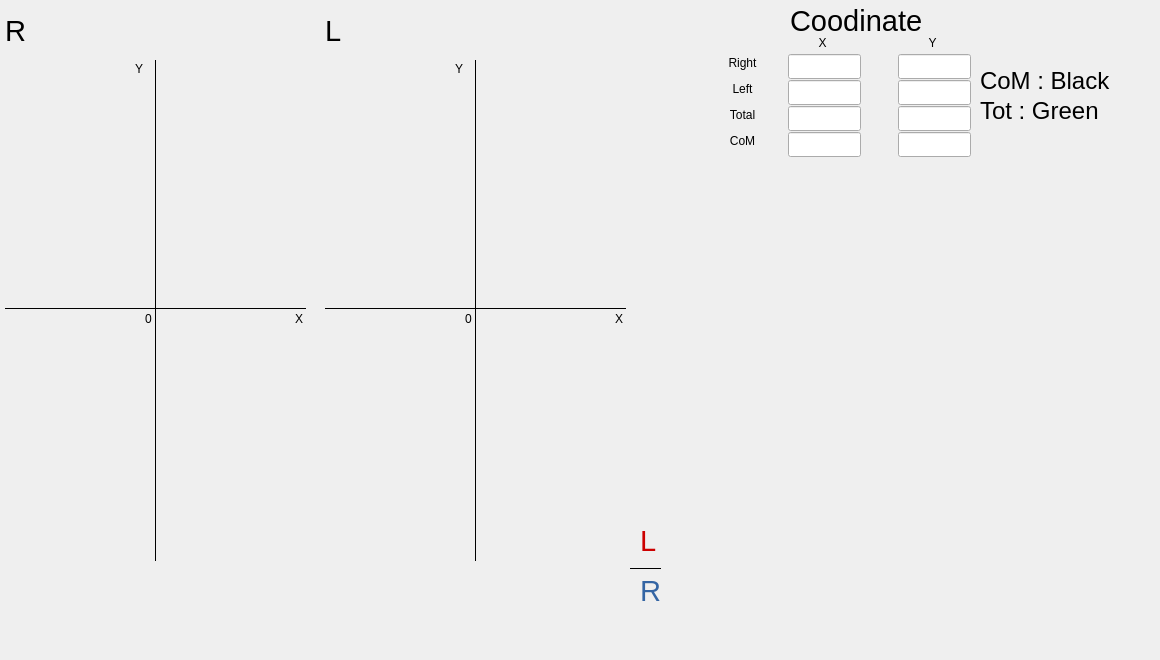
    <widget class="QWidget" name="tab">
     <attribute name="title">
      <string>Coordinate</string>
     </attribute>
     <widget class="QLabel" name="Right_foot_image">
      <property name="geometry">
       <rect>
        <x>80</x>
        <y>184</y>
        <width>151</width>
        <height>251</height>
       </rect>
      </property>
      <property name="frameShape">
       <enum>QFrame::NoFrame</enum>
      </property>
      <property name="text">
       <string/>
      </property>
     </widget>
     <widget class="QLineEdit" name="R_X_Coordinate">
      <property name="geometry">
       <rect>
        <x>788</x>
        <y>54</y>
        <width>73</width>
        <height>25</height>
       </rect>
      </property>
     </widget>
     <widget class="QLabel" name="label_23">
      <property name="geometry">
       <rect>
        <x>718</x>
        <y>54</y>
        <width>49</width>
        <height>17</height>
       </rect>
      </property>
      <property name="text">
       <string>Right</string>
      </property>
      <property name="alignment">
       <set>Qt::AlignCenter</set>
      </property>
     </widget>
     <widget class="QLineEdit" name="T_X_Coordinate">
      <property name="geometry">
       <rect>
        <x>788</x>
        <y>106</y>
        <width>73</width>
        <height>25</height>
       </rect>
      </property>
     </widget>
     <widget class="QLabel" name="label_20">
      <property name="geometry">
       <rect>
        <x>718</x>
        <y>106</y>
        <width>49</width>
        <height>17</height>
       </rect>
      </property>
      <property name="text">
       <string>Total</string>
      </property>
      <property name="alignment">
       <set>Qt::AlignCenter</set>
      </property>
     </widget>
     <widget class="QLineEdit" name="L_X_Coordinate">
      <property name="geometry">
       <rect>
        <x>788</x>
        <y>80</y>
        <width>73</width>
        <height>25</height>
       </rect>
      </property>
     </widget>
     <widget class="QLabel" name="label_21">
      <property name="geometry">
       <rect>
        <x>718</x>
        <y>80</y>
        <width>49</width>
        <height>17</height>
       </rect>
      </property>
      <property name="text">
       <string>Left</string>
      </property>
      <property name="alignment">
       <set>Qt::AlignCenter</set>
      </property>
     </widget>
     <widget class="QLabel" name="label_22">
      <property name="geometry">
       <rect>
        <x>790</x>
        <y>0</y>
        <width>171</width>
        <height>41</height>
       </rect>
      </property>
      <property name="font">
       <font>
        <pointsize>22</pointsize>
       </font>
      </property>
      <property name="text">
       <string>Coodinate</string>
      </property>
     </widget>
     <widget class="QLabel" name="label_24">
      <property name="geometry">
       <rect>
        <x>798</x>
        <y>34</y>
        <width>49</width>
        <height>17</height>
       </rect>
      </property>
      <property name="text">
       <string>X</string>
      </property>
      <property name="alignment">
       <set>Qt::AlignCenter</set>
      </property>
     </widget>
     <widget class="QLabel" name="label_37">
      <property name="geometry">
       <rect>
        <x>908</x>
        <y>34</y>
        <width>49</width>
        <height>17</height>
       </rect>
      </property>
      <property name="text">
       <string>Y</string>
      </property>
      <property name="alignment">
       <set>Qt::AlignCenter</set>
      </property>
     </widget>
     <widget class="QLineEdit" name="R_Y_Coordinate">
      <property name="geometry">
       <rect>
        <x>898</x>
        <y>54</y>
        <width>73</width>
        <height>25</height>
       </rect>
      </property>
     </widget>
     <widget class="QLineEdit" name="L_Y_Coordinate">
      <property name="geometry">
       <rect>
        <x>898</x>
        <y>80</y>
        <width>73</width>
        <height>25</height>
       </rect>
      </property>
     </widget>
     <widget class="QLineEdit" name="T_Y_Coordinate">
      <property name="geometry">
       <rect>
        <x>898</x>
        <y>106</y>
        <width>73</width>
        <height>25</height>
       </rect>
      </property>
     </widget>
     <widget class="QLabel" name="label_38">
      <property name="geometry">
       <rect>
        <x>5</x>
        <y>10</y>
        <width>171</width>
        <height>41</height>
       </rect>
      </property>
      <property name="font">
       <font>
        <pointsize>22</pointsize>
       </font>
      </property>
      <property name="text">
       <string>R</string>
      </property>
     </widget>
     <widget class="QLabel" name="label_39">
      <property name="geometry">
       <rect>
        <x>325</x>
        <y>10</y>
        <width>31</width>
        <height>41</height>
       </rect>
      </property>
      <property name="font">
       <font>
        <pointsize>22</pointsize>
       </font>
      </property>
      <property name="text">
       <string>L</string>
      </property>
     </widget>
     <widget class="Line" name="line">
      <property name="geometry">
       <rect>
        <x>125</x>
        <y>60</y>
        <width>61</width>
        <height>501</height>
       </rect>
      </property>
      <property name="frameShadow">
       <enum>QFrame::Plain</enum>
      </property>
      <property name="orientation">
       <enum>Qt::Vertical</enum>
      </property>
     </widget>
     <widget class="Line" name="line_2">
      <property name="geometry">
       <rect>
        <x>5</x>
        <y>300</y>
        <width>301</width>
        <height>16</height>
       </rect>
      </property>
      <property name="frameShadow">
       <enum>QFrame::Plain</enum>
      </property>
      <property name="orientation">
       <enum>Qt::Horizontal</enum>
      </property>
     </widget>
     <widget class="Line" name="line_3">
      <property name="geometry">
       <rect>
        <x>325</x>
        <y>300</y>
        <width>301</width>
        <height>16</height>
       </rect>
      </property>
      <property name="frameShadow">
       <enum>QFrame::Plain</enum>
      </property>
      <property name="orientation">
       <enum>Qt::Horizontal</enum>
      </property>
     </widget>
     <widget class="Line" name="line_4">
      <property name="geometry">
       <rect>
        <x>445</x>
        <y>60</y>
        <width>61</width>
        <height>501</height>
       </rect>
      </property>
      <property name="frameShadow">
       <enum>QFrame::Plain</enum>
      </property>
      <property name="orientation">
       <enum>Qt::Vertical</enum>
      </property>
     </widget>
     <widget class="QLabel" name="label_40">
      <property name="geometry">
       <rect>
        <x>465</x>
        <y>310</y>
        <width>16</width>
        <height>17</height>
       </rect>
      </property>
      <property name="text">
       <string>0</string>
      </property>
     </widget>
     <widget class="QLabel" name="label_41">
      <property name="geometry">
       <rect>
        <x>145</x>
        <y>310</y>
        <width>16</width>
        <height>17</height>
       </rect>
      </property>
      <property name="text">
       <string>0</string>
      </property>
     </widget>
     <widget class="QLabel" name="label_42">
      <property name="geometry">
       <rect>
        <x>295</x>
        <y>310</y>
        <width>16</width>
        <height>17</height>
       </rect>
      </property>
      <property name="text">
       <string>X</string>
      </property>
     </widget>
     <widget class="QLabel" name="label_43">
      <property name="geometry">
       <rect>
        <x>135</x>
        <y>60</y>
        <width>16</width>
        <height>17</height>
       </rect>
      </property>
      <property name="text">
       <string>Y</string>
      </property>
     </widget>
     <widget class="QLabel" name="label_44">
      <property name="geometry">
       <rect>
        <x>455</x>
        <y>60</y>
        <width>16</width>
        <height>17</height>
       </rect>
      </property>
      <property name="text">
       <string>Y</string>
      </property>
     </widget>
     <widget class="QLabel" name="label_45">
      <property name="geometry">
       <rect>
        <x>615</x>
        <y>310</y>
        <width>16</width>
        <height>17</height>
       </rect>
      </property>
      <property name="text">
       <string>X</string>
      </property>
     </widget>
     <widget class="QLabel" name="Total_foot_image">
      <property name="geometry">
       <rect>
        <x>710</x>
        <y>240</y>
        <width>321</width>
        <height>201</height>
       </rect>
      </property>
      <property name="frameShape">
       <enum>QFrame::NoFrame</enum>
      </property>
      <property name="text">
       <string/>
      </property>
     </widget>
     <widget class="QCustomPlot" name="customPlot" native="true">
      <property name="geometry">
       <rect>
        <x>660</x>
        <y>500</y>
        <width>401</width>
        <height>151</height>
       </rect>
      </property>
     </widget>
     <widget class="QLabel" name="back_ground_1">
      <property name="geometry">
       <rect>
        <x>5</x>
        <y>60</y>
        <width>301</width>
        <height>501</height>
       </rect>
      </property>
      <property name="frameShape">
       <enum>QFrame::NoFrame</enum>
      </property>
      <property name="text">
       <string/>
      </property>
     </widget>
     <widget class="QLabel" name="Left_foot_image">
      <property name="geometry">
       <rect>
        <x>400</x>
        <y>184</y>
        <width>151</width>
        <height>251</height>
       </rect>
      </property>
      <property name="frameShape">
       <enum>QFrame::NoFrame</enum>
      </property>
      <property name="text">
       <string/>
      </property>
     </widget>
     <widget class="QLabel" name="back_ground_2">
      <property name="geometry">
       <rect>
        <x>325</x>
        <y>60</y>
        <width>301</width>
        <height>501</height>
       </rect>
      </property>
      <property name="frameShape">
       <enum>QFrame::NoFrame</enum>
      </property>
      <property name="text">
       <string/>
      </property>
     </widget>
     <widget class="QLabel" name="back_ground_3">
      <property name="geometry">
       <rect>
        <x>630</x>
        <y>190</y>
        <width>481</width>
        <height>301</height>
       </rect>
      </property>
      <property name="frameShape">
       <enum>QFrame::NoFrame</enum>
      </property>
      <property name="text">
       <string/>
      </property>
     </widget>
     <widget class="QLineEdit" name="COM_X_Coordinate">
      <property name="geometry">
       <rect>
        <x>788</x>
        <y>132</y>
        <width>73</width>
        <height>25</height>
       </rect>
      </property>
     </widget>
     <widget class="QLineEdit" name="COM_Y_Coordinate">
      <property name="geometry">
       <rect>
        <x>898</x>
        <y>132</y>
        <width>73</width>
        <height>25</height>
       </rect>
      </property>
     </widget>
     <widget class="QLabel" name="label_46">
      <property name="geometry">
       <rect>
        <x>718</x>
        <y>132</y>
        <width>49</width>
        <height>17</height>
       </rect>
      </property>
      <property name="text">
       <string>CoM</string>
      </property>
      <property name="alignment">
       <set>Qt::AlignCenter</set>
      </property>
     </widget>
     <widget class="QLabel" name="label_47">
      <property name="geometry">
       <rect>
        <x>980</x>
        <y>60</y>
        <width>171</width>
        <height>41</height>
       </rect>
      </property>
      <property name="font">
       <font>
        <pointsize>18</pointsize>
       </font>
      </property>
      <property name="text">
       <string>CoM : Black</string>
      </property>
     </widget>
     <widget class="QLabel" name="label_48">
      <property name="geometry">
       <rect>
        <x>980</x>
        <y>90</y>
        <width>171</width>
        <height>41</height>
       </rect>
      </property>
      <property name="font">
       <font>
        <pointsize>18</pointsize>
       </font>
      </property>
      <property name="text">
       <string>Tot : Green</string>
      </property>
     </widget>
     <widget class="QLabel" name="label_49">
      <property name="geometry">
       <rect>
        <x>640</x>
        <y>520</y>
        <width>16</width>
        <height>41</height>
       </rect>
      </property>
      <property name="palette">
       <palette>
        <active>
         <colorrole role="WindowText">
          <brush brushstyle="SolidPattern">
           <color alpha="255">
            <red>204</red>
            <green>0</green>
            <blue>0</blue>
           </color>
          </brush>
         </colorrole>
         <colorrole role="Text">
          <brush brushstyle="SolidPattern">
           <color alpha="255">
            <red>0</red>
            <green>0</green>
            <blue>0</blue>
           </color>
          </brush>
         </colorrole>
        </active>
        <inactive>
         <colorrole role="WindowText">
          <brush brushstyle="SolidPattern">
           <color alpha="255">
            <red>204</red>
            <green>0</green>
            <blue>0</blue>
           </color>
          </brush>
         </colorrole>
         <colorrole role="Text">
          <brush brushstyle="SolidPattern">
           <color alpha="255">
            <red>0</red>
            <green>0</green>
            <blue>0</blue>
           </color>
          </brush>
         </colorrole>
        </inactive>
        <disabled>
         <colorrole role="WindowText">
          <brush brushstyle="SolidPattern">
           <color alpha="255">
            <red>190</red>
            <green>190</green>
            <blue>190</blue>
           </color>
          </brush>
         </colorrole>
         <colorrole role="Text">
          <brush brushstyle="SolidPattern">
           <color alpha="255">
            <red>190</red>
            <green>190</green>
            <blue>190</blue>
           </color>
          </brush>
         </colorrole>
        </disabled>
       </palette>
      </property>
      <property name="font">
       <font>
        <pointsize>22</pointsize>
       </font>
      </property>
      <property name="text">
       <string>L</string>
      </property>
     </widget>
     <widget class="QLabel" name="label_50">
      <property name="geometry">
       <rect>
        <x>640</x>
        <y>570</y>
        <width>21</width>
        <height>41</height>
       </rect>
      </property>
      <property name="palette">
       <palette>
        <active>
         <colorrole role="WindowText">
          <brush brushstyle="SolidPattern">
           <color alpha="255">
            <red>52</red>
            <green>101</green>
            <blue>164</blue>
           </color>
          </brush>
         </colorrole>
        </active>
        <inactive>
         <colorrole role="WindowText">
          <brush brushstyle="SolidPattern">
           <color alpha="255">
            <red>52</red>
            <green>101</green>
            <blue>164</blue>
           </color>
          </brush>
         </colorrole>
        </inactive>
        <disabled>
         <colorrole role="WindowText">
          <brush brushstyle="SolidPattern">
           <color alpha="255">
            <red>190</red>
            <green>190</green>
            <blue>190</blue>
           </color>
          </brush>
         </colorrole>
        </disabled>
       </palette>
      </property>
      <property name="font">
       <font>
        <pointsize>22</pointsize>
       </font>
      </property>
      <property name="text">
       <string>R</string>
      </property>
     </widget>
     <widget class="Line" name="line_5">
      <property name="geometry">
       <rect>
        <x>630</x>
        <y>560</y>
        <width>31</width>
        <height>16</height>
       </rect>
      </property>
      <property name="frameShadow">
       <enum>QFrame::Plain</enum>
      </property>
      <property name="orientation">
       <enum>Qt::Horizontal</enum>
      </property>
     </widget>
     <zorder>back_ground_3</zorder>
     <zorder>back_ground_2</zorder>
     <zorder>Left_foot_image</zorder>
     <zorder>back_ground_1</zorder>
     <zorder>Right_foot_image</zorder>
     <zorder>R_X_Coordinate</zorder>
     <zorder>label_23</zorder>
     <zorder>T_X_Coordinate</zorder>
     <zorder>label_20</zorder>
     <zorder>L_X_Coordinate</zorder>
     <zorder>label_21</zorder>
     <zorder>label_22</zorder>
     <zorder>label_24</zorder>
     <zorder>label_37</zorder>
     <zorder>R_Y_Coordinate</zorder>
     <zorder>L_Y_Coordinate</zorder>
     <zorder>T_Y_Coordinate</zorder>
     <zorder>label_38</zorder>
     <zorder>label_39</zorder>
     <zorder>line</zorder>
     <zorder>line_2</zorder>
     <zorder>line_3</zorder>
     <zorder>line_4</zorder>
     <zorder>label_40</zorder>
     <zorder>label_41</zorder>
     <zorder>label_42</zorder>
     <zorder>label_43</zorder>
     <zorder>label_44</zorder>
     <zorder>label_45</zorder>
     <zorder>Total_foot_image</zorder>
     <zorder>customPlot</zorder>
     <zorder>COM_X_Coordinate</zorder>
     <zorder>COM_Y_Coordinate</zorder>
     <zorder>label_46</zorder>
     <zorder>label_47</zorder>
     <zorder>label_48</zorder>
     <zorder>label_49</zorder>
     <zorder>label_50</zorder>
     <zorder>line_5</zorder>
    </widget>
